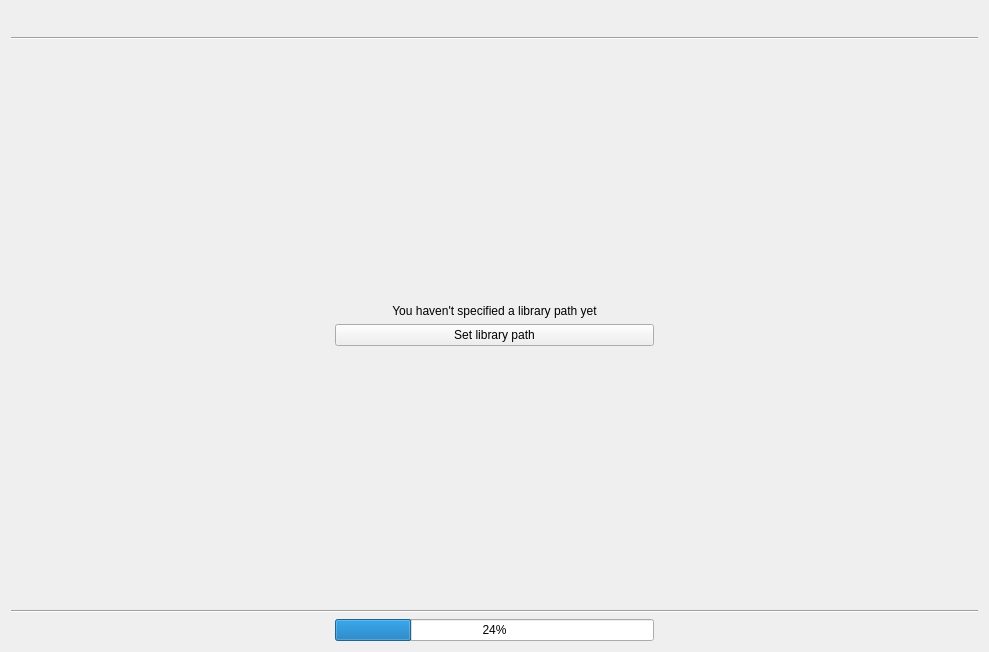
<?xml version="1.0" encoding="UTF-8"?>
<ui version="4.0">
 <class>GUI_EmptyLibrary</class>
 <widget class="QWidget" name="GUI_EmptyLibrary">
  <property name="geometry">
   <rect>
    <x>0</x>
    <y>0</y>
    <width>989</width>
    <height>652</height>
   </rect>
  </property>
  <layout class="QGridLayout" name="gridLayout">
   <item row="5" column="1">
    <widget class="QPushButton" name="btn_setLibrary">
     <property name="focusPolicy">
      <enum>Qt::NoFocus</enum>
     </property>
     <property name="text">
      <string>Set library path</string>
     </property>
     <property name="icon">
      <iconset>
       <normaloff>:/Icons/icons/import.svg.png</normaloff>:/Icons/icons/import.svg.png</iconset>
     </property>
    </widget>
   </item>
   <item row="3" column="1">
    <widget class="QLabel" name="label">
     <property name="sizePolicy">
      <sizepolicy hsizetype="MinimumExpanding" vsizetype="Preferred">
       <horstretch>0</horstretch>
       <verstretch>0</verstretch>
      </sizepolicy>
     </property>
     <property name="text">
      <string>You haven't specified a library path yet</string>
     </property>
     <property name="alignment">
      <set>Qt::AlignCenter</set>
     </property>
    </widget>
   </item>
   <item row="0" column="0" colspan="3">
    <layout class="QHBoxLayout" name="horizontalLayout">
     <item>
      <widget class="QFrame" name="header_frame">
       <property name="frameShape">
        <enum>QFrame::StyledPanel</enum>
       </property>
       <property name="frameShadow">
        <enum>QFrame::Raised</enum>
       </property>
      </widget>
     </item>
     <item>
      <spacer name="horizontalSpacer_3">
       <property name="orientation">
        <enum>Qt::Horizontal</enum>
       </property>
       <property name="sizeHint" stdset="0">
        <size>
         <width>40</width>
         <height>20</height>
        </size>
       </property>
      </spacer>
     </item>
    </layout>
   </item>
   <item row="5" column="0">
    <spacer name="horizontalSpacer">
     <property name="orientation">
      <enum>Qt::Horizontal</enum>
     </property>
     <property name="sizeHint" stdset="0">
      <size>
       <width>40</width>
       <height>20</height>
      </size>
     </property>
    </spacer>
   </item>
   <item row="5" column="2">
    <spacer name="horizontalSpacer_2">
     <property name="orientation">
      <enum>Qt::Horizontal</enum>
     </property>
     <property name="sizeHint" stdset="0">
      <size>
       <width>40</width>
       <height>20</height>
      </size>
     </property>
    </spacer>
   </item>
   <item row="7" column="1">
    <spacer name="verticalSpacer_2">
     <property name="orientation">
      <enum>Qt::Vertical</enum>
     </property>
     <property name="sizeHint" stdset="0">
      <size>
       <width>20</width>
       <height>40</height>
      </size>
     </property>
    </spacer>
   </item>
   <item row="9" column="1">
    <widget class="QProgressBar" name="pb_progress">
     <property name="value">
      <number>24</number>
     </property>
    </widget>
   </item>
   <item row="2" column="1">
    <spacer name="verticalSpacer">
     <property name="orientation">
      <enum>Qt::Vertical</enum>
     </property>
     <property name="sizeHint" stdset="0">
      <size>
       <width>20</width>
       <height>40</height>
      </size>
     </property>
    </spacer>
   </item>
   <item row="1" column="0" colspan="3">
    <widget class="Line" name="line">
     <property name="orientation">
      <enum>Qt::Horizontal</enum>
     </property>
    </widget>
   </item>
   <item row="8" column="0" colspan="3">
    <widget class="Line" name="line_2">
     <property name="orientation">
      <enum>Qt::Horizontal</enum>
     </property>
    </widget>
   </item>
  </layout>
 </widget>
 <resources/>
 <connections/>
</ui>
